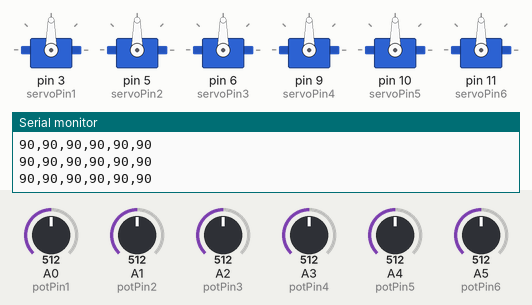
Simulated run of this sketch. Board: Arduino Uno, built with avr-gcc and run on an emulated ATmega328P. Shown: 6 × servo, the last lines printed to the serial monitor. The inputs (shaded band) are chosen by the test bench; at power-on: A0 (potPin1) = 512, A1 (potPin2) = 512, A2 (potPin3) = 512, A3 (potPin4) = 512, A4 (potPin5) = 512, A5 (potPin6) = 512.

Above: at 1.2 s.
1.3 s: A0 (potPin1) set to 557
At 2.0 s:
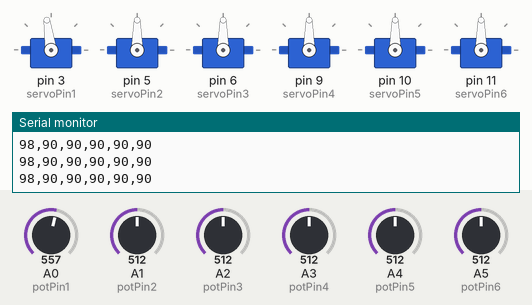
4.3 s: A0 (potPin1) set to 585
At 5.5 s:
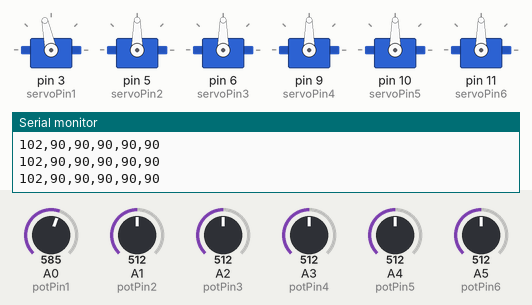
5.8 s: A1 (potPin2) set to 555
At 6.7 s:
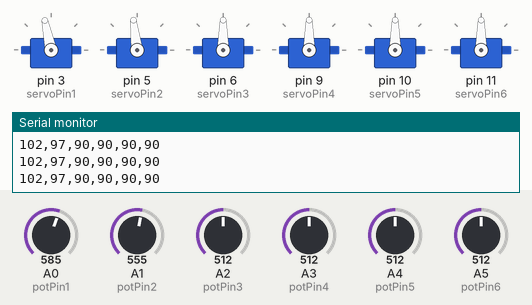
8.8 s: A1 (potPin2) set to 583
At 10.0 s:
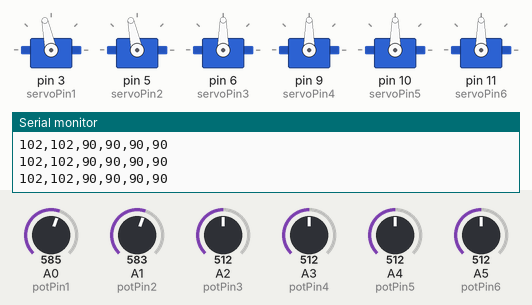
10.3 s: A2 (potPin3) set to 550
At 11.5 s:
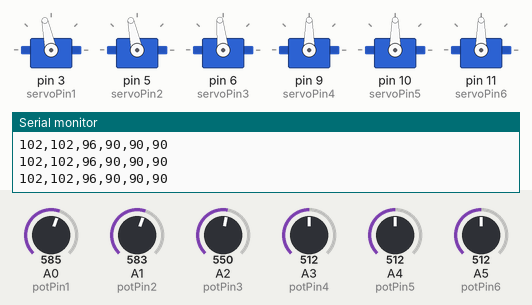
13.3 s: A2 (potPin3) set to 579
At 14.7 s:
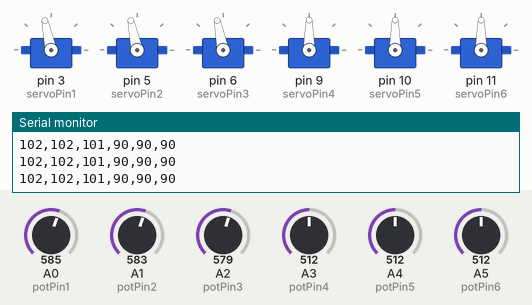
Timing chart, 0 to 15.8 s (numbered marks = the images above; inputs shaded):
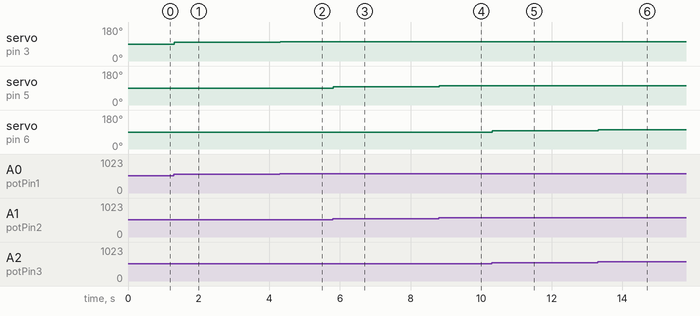

The sketch:

servo_test_1.ino
```cpp
#include<Servo.h>
// Declare 6 servos
Servo servo1;
Servo servo2;
Servo servo3;
Servo servo4;
Servo servo5;
Servo servo6;

// Define potentiometer pins (assuming external ADC)
const int potPin1 = A0;  // Modify according to external ADC setup
const int potPin2 = A1;  // Analog pins for potentiometers
const int potPin3 = A2;
const int potPin4 = A3;
const int potPin5 = A4;
const int potPin6 = A5;

// Define servo pins
const int servoPin1 = 3;  // GPIO 5
const int servoPin2 = 5;  // GPIO 4
const int servoPin3 = 6;  // GPIO 0
const int servoPin4 = 9;  // GPIO 2
const int servoPin5 = 10;  // GPIO 14
const int servoPin6 = 11;  // GPIO 12

// void pos_control(int p1, int p2, int p3, int p4, int p5){

// }

void setup() {
  // Attach the servos to the pins
  servo1.attach(servoPin1);
  servo2.attach(servoPin2);
  servo3.attach(servoPin3);
  servo4.attach(servoPin4);
  servo5.attach(servoPin5);
  servo6.attach(servoPin6);

  // Initialize serial communication
  Serial.begin(9600);
}

void loop() {
  // Read potentiometer values and map them to servo angles (0-180 degrees)
  int potValue1 = analogRead(potPin1);
  int potValue2 = analogRead(potPin2);
  int potValue3 = analogRead(potPin3);
  int potValue4 = analogRead(potPin4);
  int potValue5 = analogRead(potPin5);
  int potValue6 = analogRead(potPin6);

  // Map the potentiometer values (0-1023) to servo angles (0-180)
  int angle1 = map(potValue1, 0, 1023, 0, 180);
  int angle2 = map(potValue2, 0, 1023, 0, 180);
  int angle3 = map(potValue3, 0, 1023, 0, 180);
  int angle4 = map(potValue4, 0, 1023, 0, 180);
  int angle5 = map(potValue5, 0, 1023, 0, 180);
  int angle6 = map(potValue6, 0, 1023, 0, 180);

  // Set the servo positions
  servo1.write(angle1);
  servo2.write(angle2);
  servo3.write(angle3);
  servo4.write(angle4);
  servo5.write(angle5);
  servo6.write(angle6);

  Serial.print(angle1);
  Serial.print(",");
  Serial.print(angle2);
  Serial.print(",");
  Serial.print(angle3);
  Serial.print(",");
  Serial.print(angle4);
  Serial.print(",");
  Serial.print(angle5);
  Serial.print(",");
  Serial.println(angle6);

  // Delay to allow the servos to move smoothly
  delay(15);
}
```

Measured:
- after the input at 1.3 s, servo on pin 3 (servoPin1): 90° → 98° at once
- after the input at 4.3 s, servo on pin 3 (servoPin1): 98° → 102° at once
- after the input at 5.8 s, servo on pin 5 (servoPin2): 90° → 97° at once
- after the input at 8.8 s, servo on pin 5 (servoPin2): 97° → 102° at once
- after the input at 10.3 s, servo on pin 6 (servoPin3): 90° → 96° at once
- after the input at 13.3 s, servo on pin 6 (servoPin3): 96° → 101° at once
